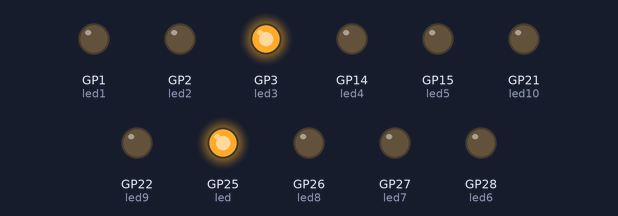
A program run on a simulated Raspberry Pi Pico running MicroPython. Parts: output pins drawn as LEDs (lit = HIGH). Random numbers come from a fixed seed; what the program prints to the serial console is not drawn.

Above: at 0.2 s.
At 4.1 s:
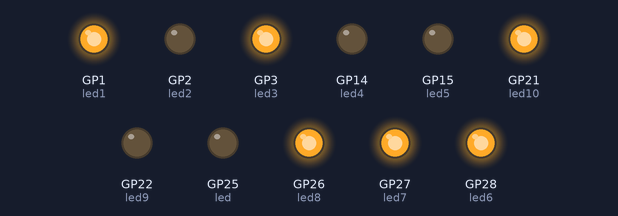
At 8.7 s:
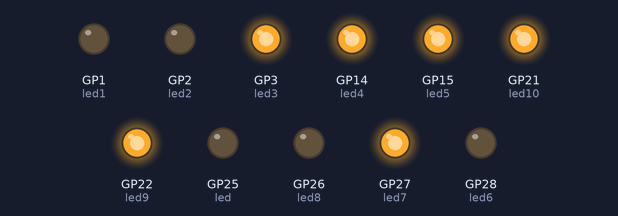
At 13.4 s:
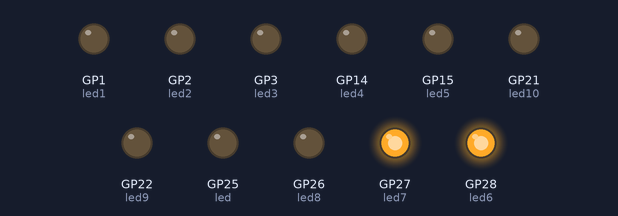
At 19.4 s:
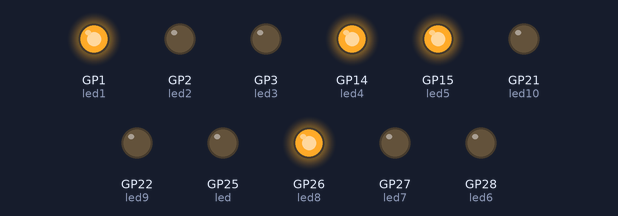
At 30.1 s:
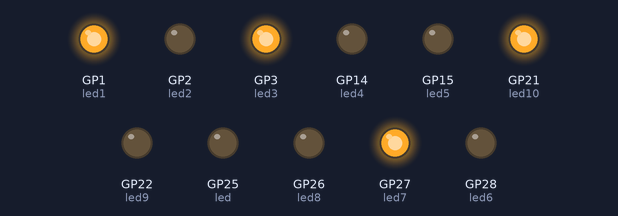
Timing chart, 0 to 40.0 s (numbered marks = the images above):
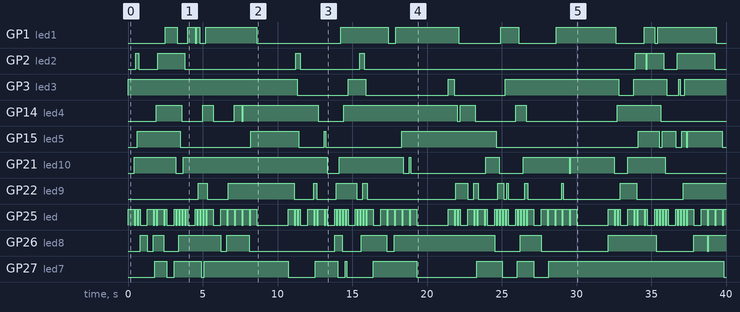

The program:

pico-morse-plus-randled.py
```python
import time
import random
from machine import Pin
led=Pin(25,Pin.OUT)
led1=Pin(1,Pin.OUT)
led2=Pin(2,Pin.OUT)
led3=Pin(3,Pin.OUT)
led4=Pin(14,Pin.OUT)
led5=Pin(15,Pin.OUT)
led6=Pin(28,Pin.OUT)
led7=Pin(27,Pin.OUT)
led8=Pin(26,Pin.OUT)
led9=Pin(22,Pin.OUT)
led10=Pin(21,Pin.OUT)

BRate=0.1

def rand_led(maxled):
    if maxled == 1:
        led1.toggle()
    if maxled == 2:
        led2.toggle()
    if maxled == 3:
        led3.toggle()
    if maxled == 4:
        led4.toggle()
    if maxled == 5:
        led5.toggle()
    if maxled == 6:
        led6.toggle()
    if maxled == 7:
        led7.toggle()
    if maxled == 8:
        led8.toggle()
    if maxled == 9:
        led9.toggle()
    if maxled == 10:
        led10.toggle()

def morse_dash():
    led.toggle()
    rand_led(random.randint(1,10))
    time.sleep(4*BRate)
    led.toggle()
    rand_led(random.randint(1,10))
    time.sleep(BRate)

def morse_dot():
    led.toggle()
    rand_led(random.randint(1,10))
    time.sleep(BRate)
    led.toggle()
    rand_led(random.randint(1,10))
    time.sleep(BRate)

def morse_pause():
    time.sleep(4*BRate)

CODE = {' ': '_',
"'": '.----.',
'(': '-.--.-',
')': '-.--.-',
',': '--..--',
'-': '-....-',
'.': '.-.-.-',
'/': '-..-.',
'0': '-----',
'1': '.----',
'2': '..---',
'3': '...--',
'4': '....-',
'5': '.....',
'6': '-....',
'7': '--...',
'8': '---..',
'9': '----.',
':': '---...',
';': '-.-.-.',
'?': '..--..',
'A': '.-',
'B': '-...',
'C': '-.-.',
'D': '-..',
'E': '.',
'F': '..-.',
'G': '--.',
'H': '....',
'I': '..',
'J': '.---',
'K': '-.-',
'L': '.-..',
'M': '--',
'N': '-.',
'O': '---',
'P': '.--.',
'Q': '--.-',
'R': '.-.',
'S': '...',
'T': '-',
'U': '..-',
'V': '...-',
'W': '.--',
'X': '-..-',
'Y': '-.--',
'Z': '--..',
'_': '..--.-'}

def convertToMorseCode(sentence):
    sentence = sentence.upper()
    encodedSentence = ""
    for character in sentence:
        print('Char' , character , '\n')
        encodedSentence += CODE[character] + " "
    return encodedSentence

while True:
    sentence = "DC540  "
    encodedSentence = convertToMorseCode(sentence)
    print(encodedSentence)
    for i in encodedSentence:
        if i == ".":
            morse_dot()
        elif i == "-":
            morse_dash()
        else:
            morse_pause()
```

Measured:
- by itself, GP1 (led1): LOW → HIGH at 2.5 s, → LOW 0.80 s later, → HIGH 0.70 s later, → LOW 0.50 s later, … (20 changes in this stretch)
- by itself, GP2 (led2): LOW → HIGH at 0.50 s, → LOW 0.20 s later, → HIGH 1.3 s later, → LOW 1.8 s later, … (14 changes in this stretch)
- by itself, GP3 (led3): LOW → HIGH at 0.00 s, → LOW 11.3 s later, → HIGH 3.4 s later, → LOW 1.2 s later, … (13 changes in this stretch)
- by itself, GP14 (led4): LOW → HIGH at 1.9 s, → LOW 1.7 s later, → HIGH 1.4 s later, → LOW 0.70 s later, … (16 changes in this stretch)
- by itself, GP15 (led5): LOW → HIGH at 0.60 s, → LOW 2.9 s later, → HIGH 4.7 s later, → LOW 3.2 s later, … (16 changes in this stretch)
- by itself, GP21 (led10): LOW → HIGH at 0.40 s, → LOW 2.8 s later, → HIGH 0.50 s later, → LOW 9.6 s later, … (16 changes in this stretch)
- by itself, GP22 (led9): LOW → HIGH at 4.7 s, → LOW 0.60 s later, → HIGH 1.4 s later, → LOW 4.4 s later, … (25 changes in this stretch)
- by itself, GP25 (led): moves between LOW and HIGH, repeating every 10.7 s
